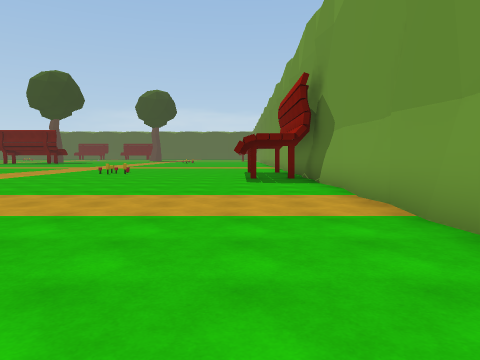
view 1 (above)

24 first-person views from a walk through a Unity game level. The camera is 1.4 m above the floor, tilts 4° down and sees 70° across. The floor is counted in squares, 2 m on a side. Each view is taken from the middle of a square. On the plan, view 1 faces up. The plan holds only what a view shows up to about 11 squares ahead; the rest is blank. The place goes on beyond the plan.

view 2
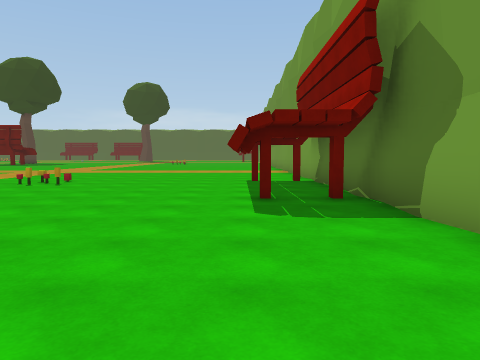

view 3
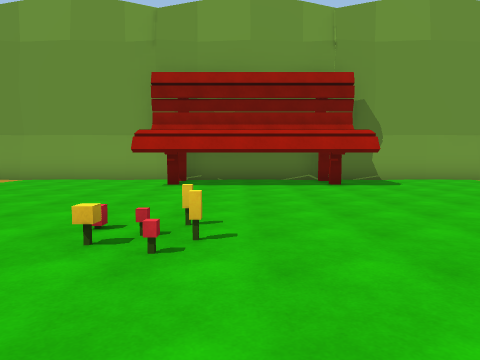

view 4
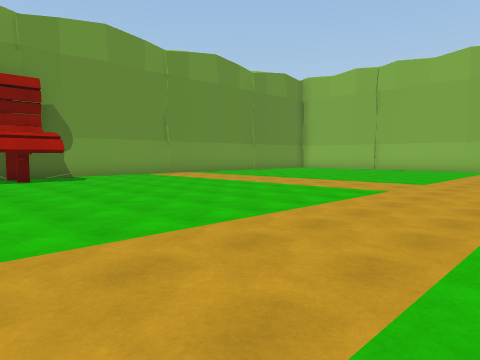

view 5
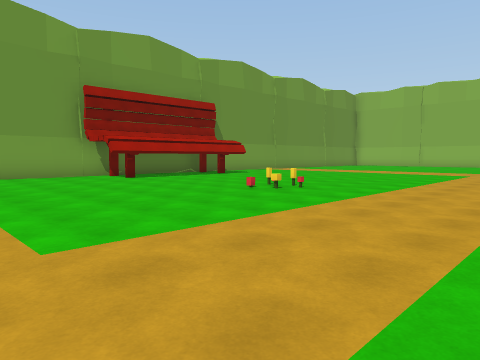

view 6
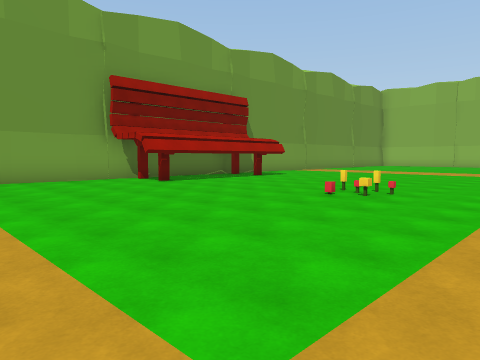

view 7
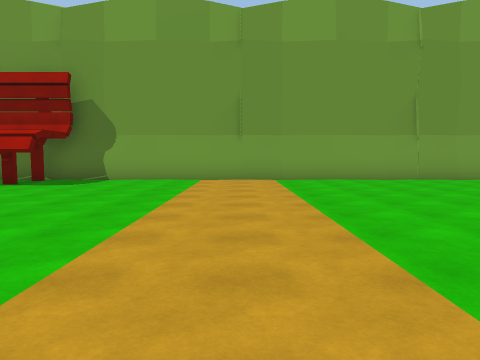

view 8
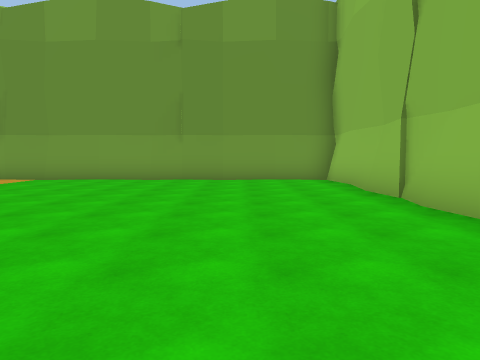

view 9
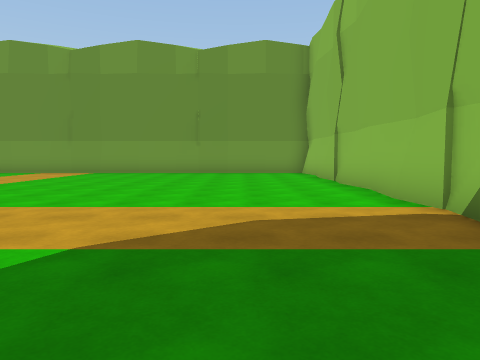

view 10
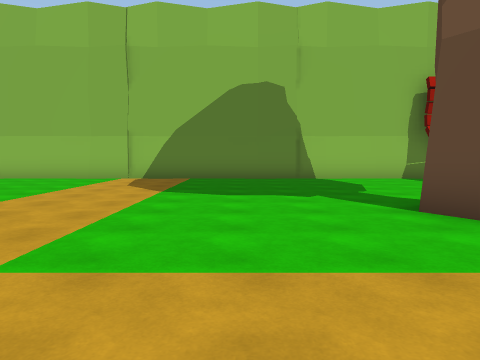

view 11
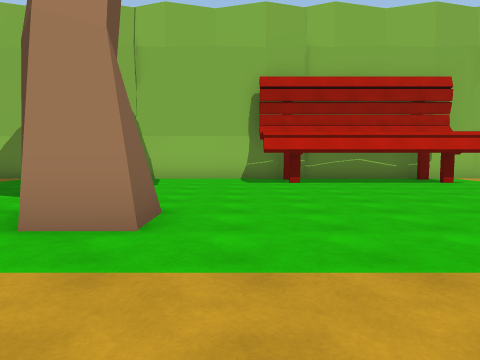

view 12
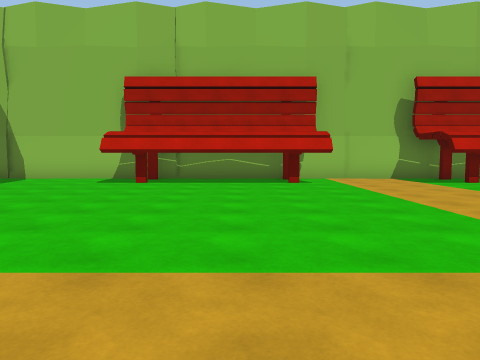

view 13
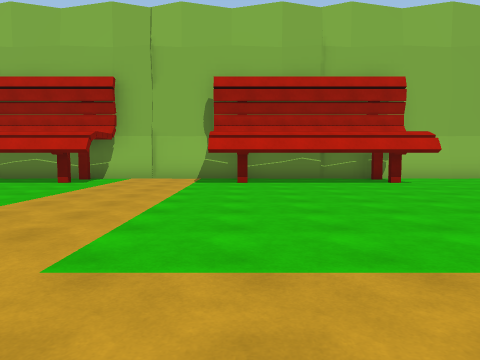

view 14
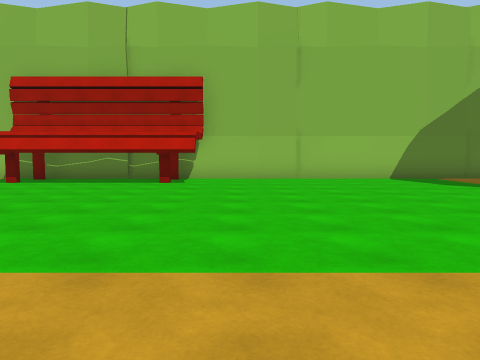

view 15
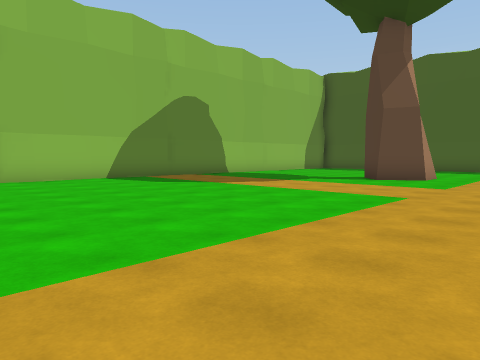

view 16
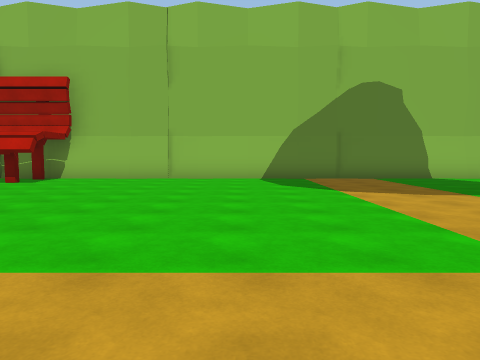

view 17
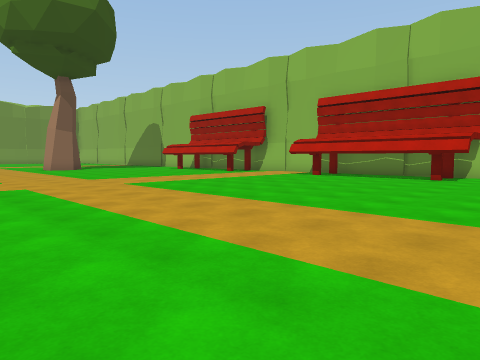

view 18
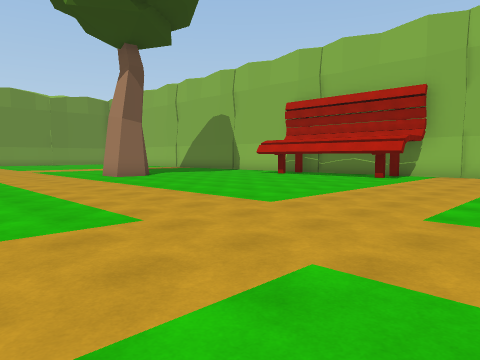

view 19
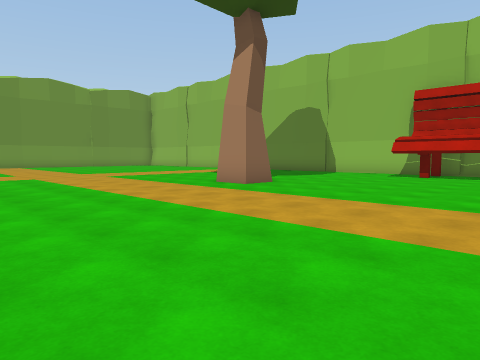

view 20
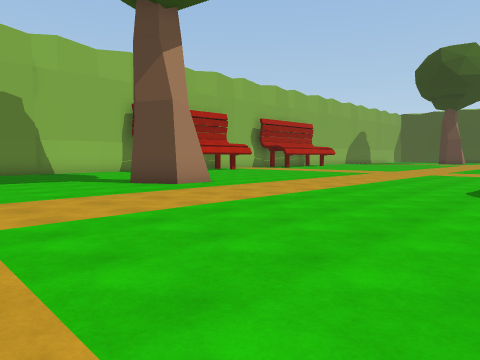

view 21
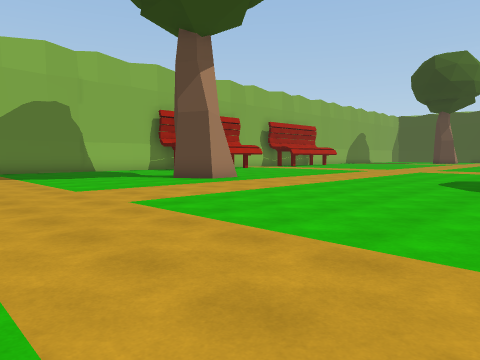

view 22
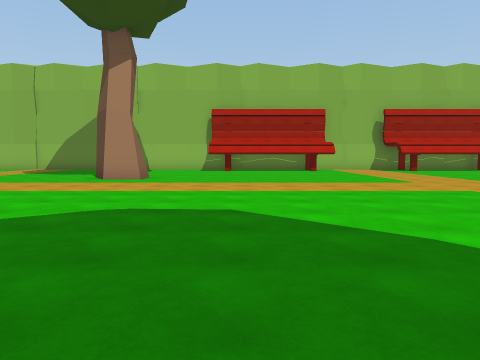

view 23
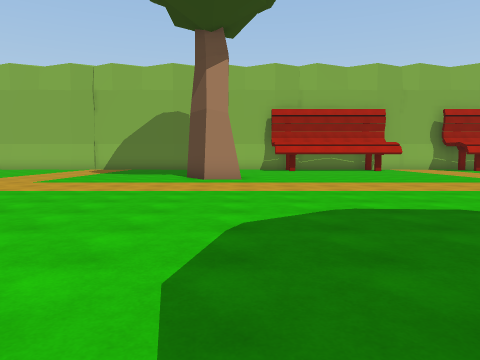

view 24
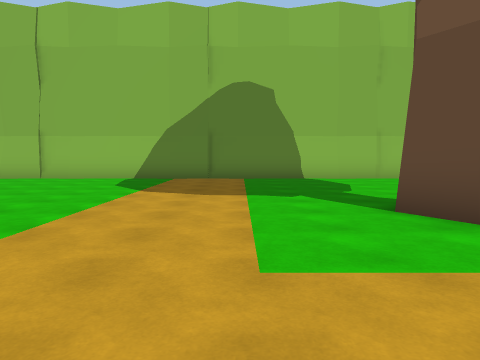

### Floor plan
Key: @ floor where view 1 was taken; # wall or solid block; . floor; F flower; T tree.
Columns run from 42 left of view 1 to 3 right of it. Each row starts with its distance up from view 1.
 20                                 ......      .#
 19                                 .............#
 18                                 .............#
 17                                 .............#
 16                                  ...........##
 15                                  .........#.#
 14                                  ....F....#.##
 13                         .  .    .......... ..#
 12                        ......   .......... ..#
 11                       ........  ..........#.##
 10                       ....................#..#
  9                      ........................#
  8          ....   .............................#
  7          ....................................#
  6   .   .......................................#
  5  ............................................#
  4 .............................................#
  3 .............................................#
  2 T..........................T#................#
  1 ............................T................#
  0 ..........................................@..#
 -1 .............................................#
 -2 ........... .................................#
 -3 ............#   #...##  ##...................#
 -4 ............#   #....#  ##...................#
 -5 ############## ######## ######################

Where each view was taken, in squares from view 1:
view 1: 0 up, 0 right, facing up
view 2: 5 up, 0 right, facing up
view 3: 13 up, 8 left, facing right
view 4: 13 up, 10 left, facing down-right
view 5: 20 up, 10 left, facing down-right
view 6: 20 up, 8 left, facing down-right
view 7: 5 up, 8 left, facing right
view 8: 2 down, 8 left, facing right
view 9: 2 down, 12 left, facing right
view 10: 6 up, 11 left, facing down
view 11: 6 up, 16 left, facing down
view 12: 6 up, 20 left, facing down
view 13: 6 up, 26 left, facing down
view 14: 6 up, 32 left, facing down
view 15: 6 up, 32 left, facing down-left
view 16: 6 up, 36 left, facing down
view 17: 8 up, 33 left, facing down-right
view 18: 8 up, 26 left, facing down-right
view 19: 9 up, 21 left, facing down-right
view 20: 10 up, 9 left, facing down-left
view 21: 11 up, 7 left, facing down-left
view 22: 13 up, 18 left, facing down
view 23: 13 up, 15 left, facing down
view 24: 6 up, 40 left, facing down
